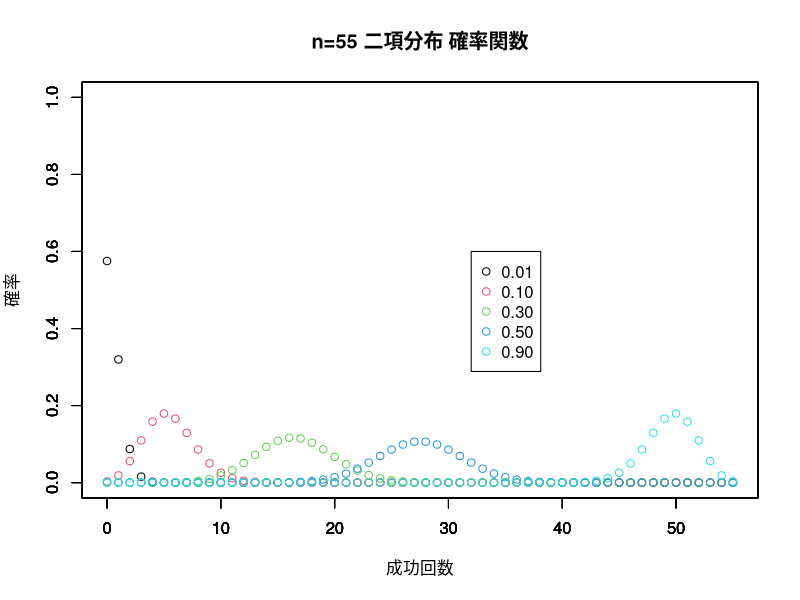
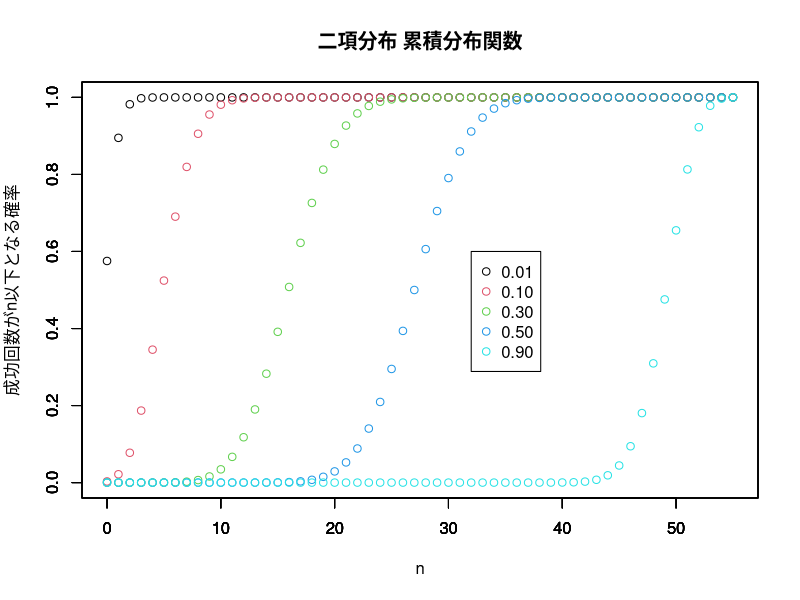
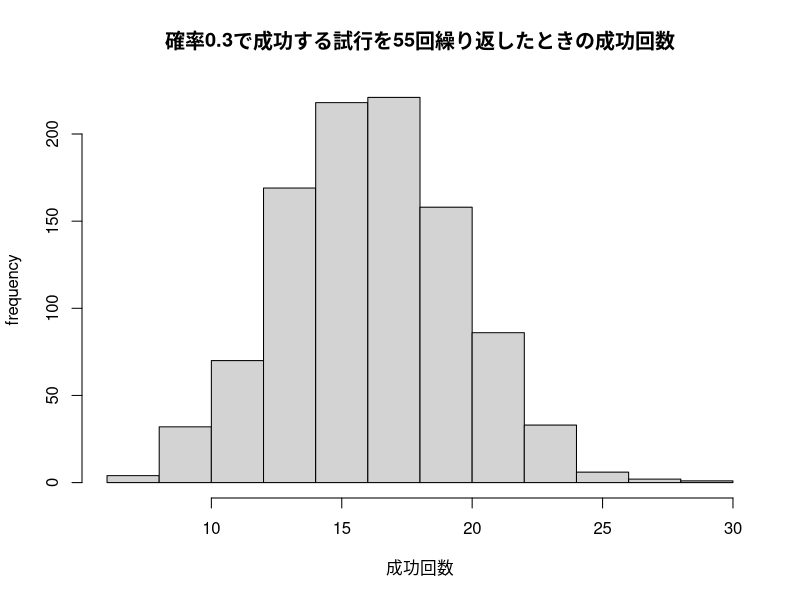
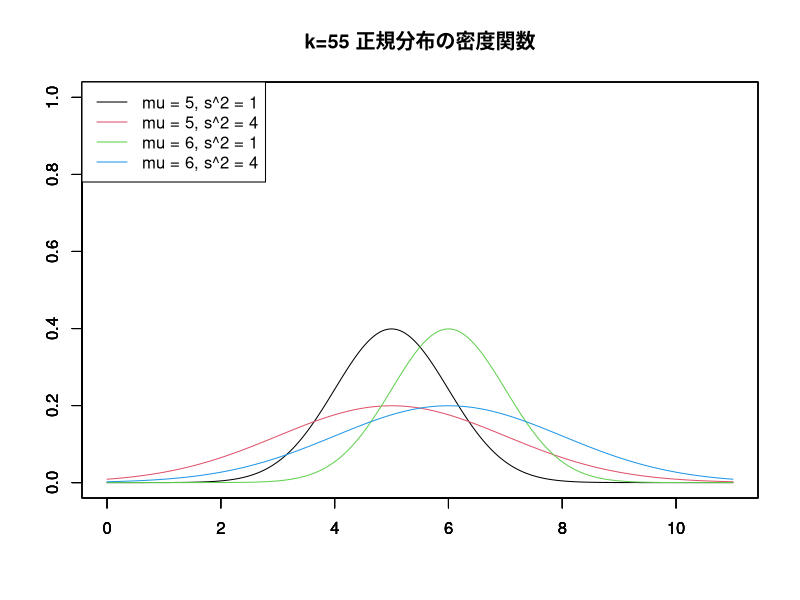
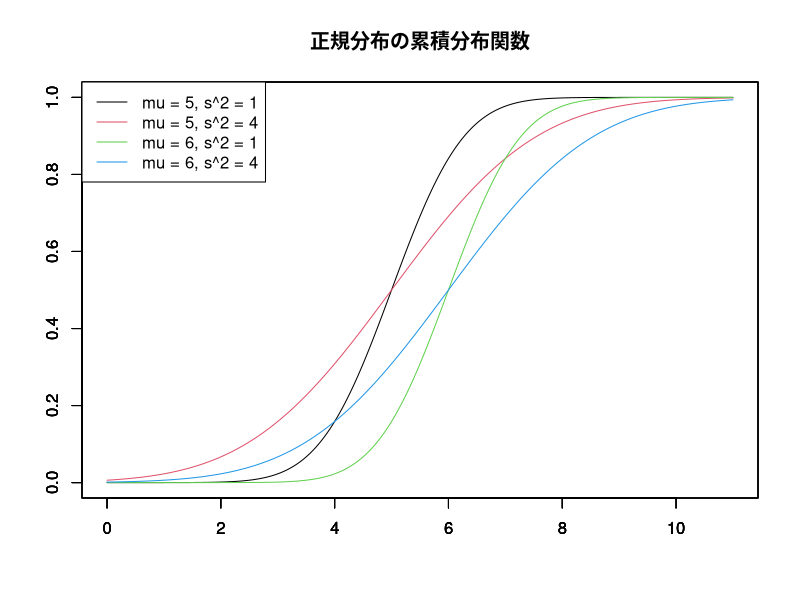
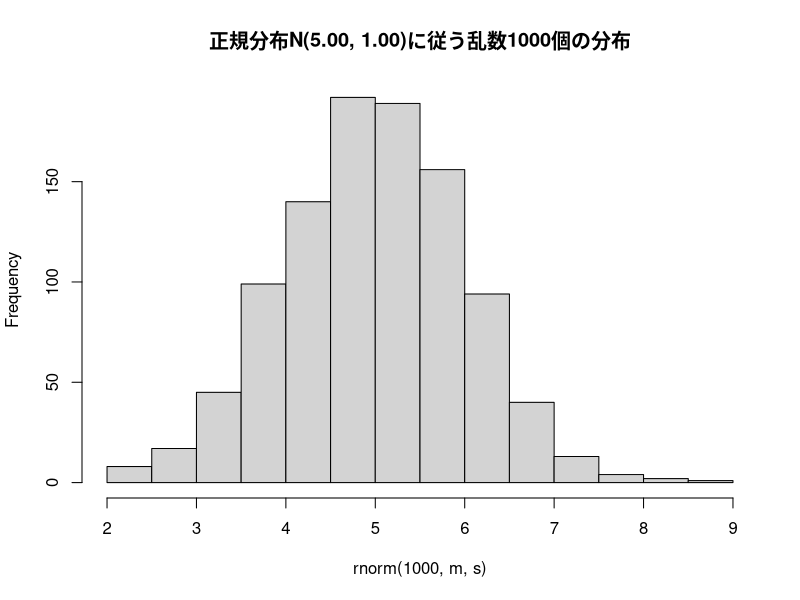

Generate these figures, in order, with R:
k <- 55

if(k <= 19){
	n <- 200 - k
}else{
	n <- k
}

p <- c(.01, .1, .3, .5, .9)
f <- c(dbinom, pbinom)
text <- c("out_1_A.png", sprintf("n=%d 二項分布 確率関数", n), "成功回数", "確率", "out_1_B.png", "二項分布 累積分布関数", "n", "成功回数がn以下となる確率")
dim(text) <- c(4, 2)
for(i in 1:2){
	png(text[1, i])
	for(j in 1:length(p)){
		plot(0:n, f[[i]](0:n, n, p[j]), ylim = 0:1, type = "p", col = j, xlab="", ylab="")
		par(new=T)
	}
	title(text[2, i], xlab = text[3, i], ylab = text[4, i])
	legend(32, .6, legend = format(p), col = 1:length(p), pch = 1)
}
p <- p[3]
png("out_1_C.png")
hist(rbinom(1000, n, p), main = sprintf("確率%.1fで成功する試行を%d回繰り返したときの成功回数", p, n), xlab = "成功回数", ylab = "frequency")

m <- c(k %% 10, k %% 10 + 1)
s <- c(1, 2)

f <- c(dnorm, pnorm)
text <- c("out_2_A.png", sprintf("k=%d 正規分布の密度関数", k), "out_2_B.png", "正規分布の累積分布関数")
dim(text) <- c(2, 2)

x <- seq(0, 11, .01)

for(i in 1:2){
	png(text[1, i])
	legends <- c()
	for(j in 1:2){
		for(k in 1:2){
			plot(x, f[[i]](x, m[j], s[k]), type = "l", col = j * 2 + k - 2, ylim = 0:1, xlab = "", ylab = "")
			legends[j * 2 + k - 2] <- sprintf("mu = %.0f, s^2 = %.0f", m[j], s[k] * s[k])
			par(new=T)
		}
	}
	title(text[2, i])
	legend("topleft", legend = legends, col = 1:4, lty = 1)
}

m <- m[1]
s <- s[1]
png("out_2_C.png")
hist(rnorm(1000, m, s), main = sprintf("正規分布N(%.2f, %.2f)に従う乱数1000個の分布", m, s * s))
